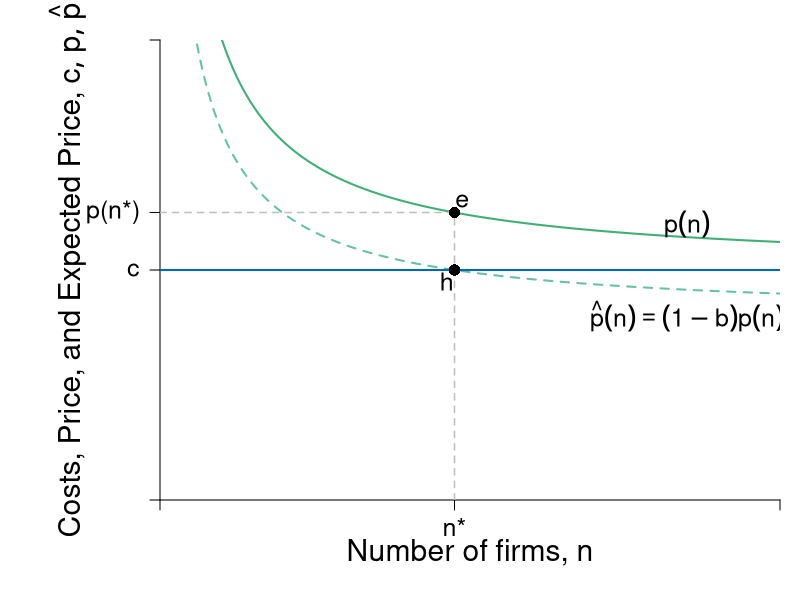

Reproduce this figure in R.
require(shape)
pdf(file = "competitionmarkets/long_run_n.pdf", width = 9, height = 7)

#Set parameters for graphics
axislabelsize <- 1.8
labelsize <- 1.5
namesize <- 1.8
annotatesize <- 1.5
graphlinewidth <- 2
segmentlinewidth <- 1.5


COL <- c("#7fc97f", "#beaed4", "#fdc086", "#ffff99", "#386cb0", "#f0027f", "#bf5b17", "#666666")
COLA <- c("#e0f3db", "#99d8c9","#66c2a4","#41ae76", "#238b45", "#005824")
COLB <- c("#c6dbef", "#4eb3d3", "#2b8cbe", "#0868ac","#084081")
COLC <- c("#fcfbfd", "#efedf5", "#dadaeb", "#bcbddc", "#9e9ac8", "#807dba", "#6a51a3", "#54278f", "#3f007d")

par(mar =  c(5, 8, 2, 1))

Profit <- function(n, pbar = 60, c = 10, beta = 0.5) {
  (pbar - c)^2 / (((n + 1)^2)*beta)
}

totaln <- function(pi, pbar = 60, c = 10, beta = 0.5){
  (pbar - c)/(sqrt(pi*beta)) - 1
}

cournotPrice <- function(n, pbar = 60, c1 = 10) {
  c1 + (1/(n+1))*(pbar - c1)
}


# Barriers to entry
# Inputs: Probability of BTE (b) and number of firms
# Outputs: Price Level at some n
bte <- function(n, b = 0) {
  cournotPrice(n)*(1-b)
}

nstar <- function(b, pbar = 60, c = 10){
(pbar*(1 - b) - c) / (b*c)
}

#Levels for the barriers to entry specified here
barriers <- c(0.2, 0.5, 0.71)
costs <- c(5, 10)

xlims <- c(0, 40)
ylims <- c(0, 20)

plot(0, 0, xlim = xlims, ylim = ylims, type = "n",
     xlab = expression(paste("")),
     ylab = expression(paste("")), 
     xaxt = "n", 
     yaxt = "n", 
     cex.lab = axislabelsize, 
     bty = "n",
     xaxs="i", 
     yaxs="i")

ticksy <- c(0, 10, cournotPrice(n = nstar(b = barriers[1]), c = costs[2]),  ylims[2])
ylabels <- c(NA, expression(c), expression(paste(p,"(n*)")), NA)
ticksx <- c(0, nstar(b = barriers[1]), xlims[2])
xlabels <- c(NA, expression(paste(n,"*")), NA)

axis(1, at = ticksx, pos = 0, labels = xlabels, cex.axis = labelsize)
axis(2, at = ticksy, pos = 0, labels = ylabels, las = 1, cex.axis = labelsize)

npts <- 500 
xx1 <- seq(xlims[1], xlims[2], length.out = npts)

#Lines for barrier graph
#lines(xx1, bte(n = xx1, b = barriers[3]), col = COLA[3], lty = 2, lwd = segmentlinewidth)
#lines(xx1, bte(n = xx1, b = barriers[2]), col = COLA[3], lty = 2, lwd = segmentlinewidth)
lines(xx1, bte(n = xx1, b = barriers[1]), col = COLA[3], lty = 2, lwd = graphlinewidth)

#Price with no barriers
# No Barrier --- Green
lines(xx1, cournotPrice(xx1, c = costs[2]), col = COLA[4], lwd = graphlinewidth) 


#Label axes
mtext(expression(paste("Number of firms, ", n)), side=1, line = 2.5, cex = axislabelsize)
text(-6, 0.5*ylims[2], expression(paste("Costs, Price, and Expected Price, ", list(c, p, hat(p)) )), xpd = TRUE, cex = axislabelsize, srt = 90) 

text(34, 12, expression(paste(p(n))), cex = labelsize)
text(34, 8, expression(paste(hat(p)*(n) == (1-b)*p(n) )), cex = labelsize)

#line for the marginal cost
segments(0, 10, xlims[2], 10, lty = 1, col = COLB[4] , lwd = graphlinewidth)

#segments for price and number of firms
segments(nstar(b = barriers[1]), 
         0, 
         nstar(b = barriers[1]), 
         cournotPrice(n = nstar(b = barriers[1]), c = costs[2]), 
         lty = 2, col = "gray", lwd = segmentlinewidth)
segments(0, 
         cournotPrice(n = nstar(b = barriers[1]), c = costs[2]), 
         nstar(b = barriers[1]), 
         cournotPrice(n = nstar(b = barriers[1]), c = costs[2]), 
         lty = 2, col = "gray", lwd = segmentlinewidth)


points(nstar(b = barriers[1]), 
       bte(n = nstar(b = barriers[1]), b = barriers[1]), 
       pch = 16, col = "black", cex = 1.5
       )

text(x = nstar(b = barriers[1]) - 0.5, 
     y = bte(n = nstar(b = barriers[1]), b = barriers[1]) - 0.5, 
     expression(paste(h)), cex = labelsize) 

points(nstar(b = barriers[1], c = costs[2]),
       cournotPrice(n = nstar(b = barriers[1], c = costs[2])),
       pch = 16, col = "black", cex = 1.5
       )

text(x = nstar(b = barriers[1]) + 0.5, 
     y = cournotPrice(n = nstar(b = barriers[1])) + 0.5, 
     expression(paste(e)), cex = labelsize) 


dev.off()
